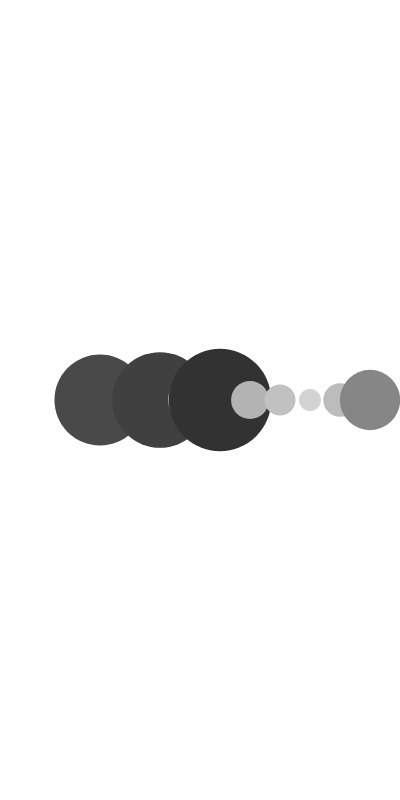
Frame 1 (no input)
Frame 60 (no input): identical to frame 1, image omitted
Frame 120 (the mouse pressed at the canvas centre since frame 60): identical to frame 1, image omitted

The p5.js sketch that drew this single still picture (run headless with seeded random() and noise() and a simulated clock; from frame 60 on, the mouse is pressed at the canvas centre):

// p5.js sketch
// ── sketch.js
let arr = [];

function setup() {
  createCanvas(400, 800);
  for (let i = 0; i < 10; i++) {
    arr[i] = random(0, 255);
    print(arr[i]);
  }
}

function draw() {
  background(255);
  noStroke();


  for (i = 0; i < 10; i++) {
    let c= arr[i];
    fill(255-c);
    ellipse(100 + i * 30, height/2 , arr[i] * 0.5, arr[i] * 0.5);
    
  }
}
